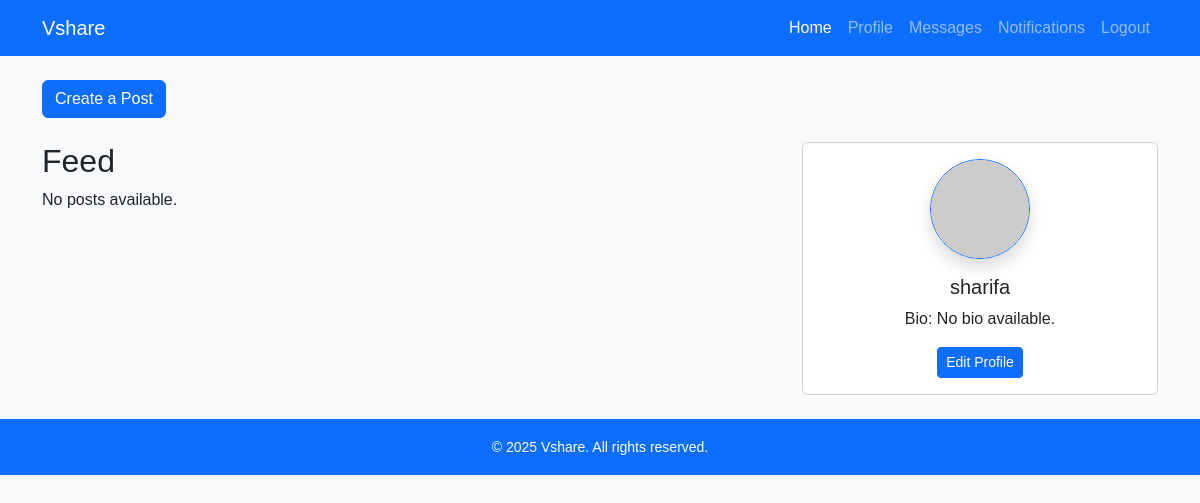
Page / (signed in) on the earlier database version.
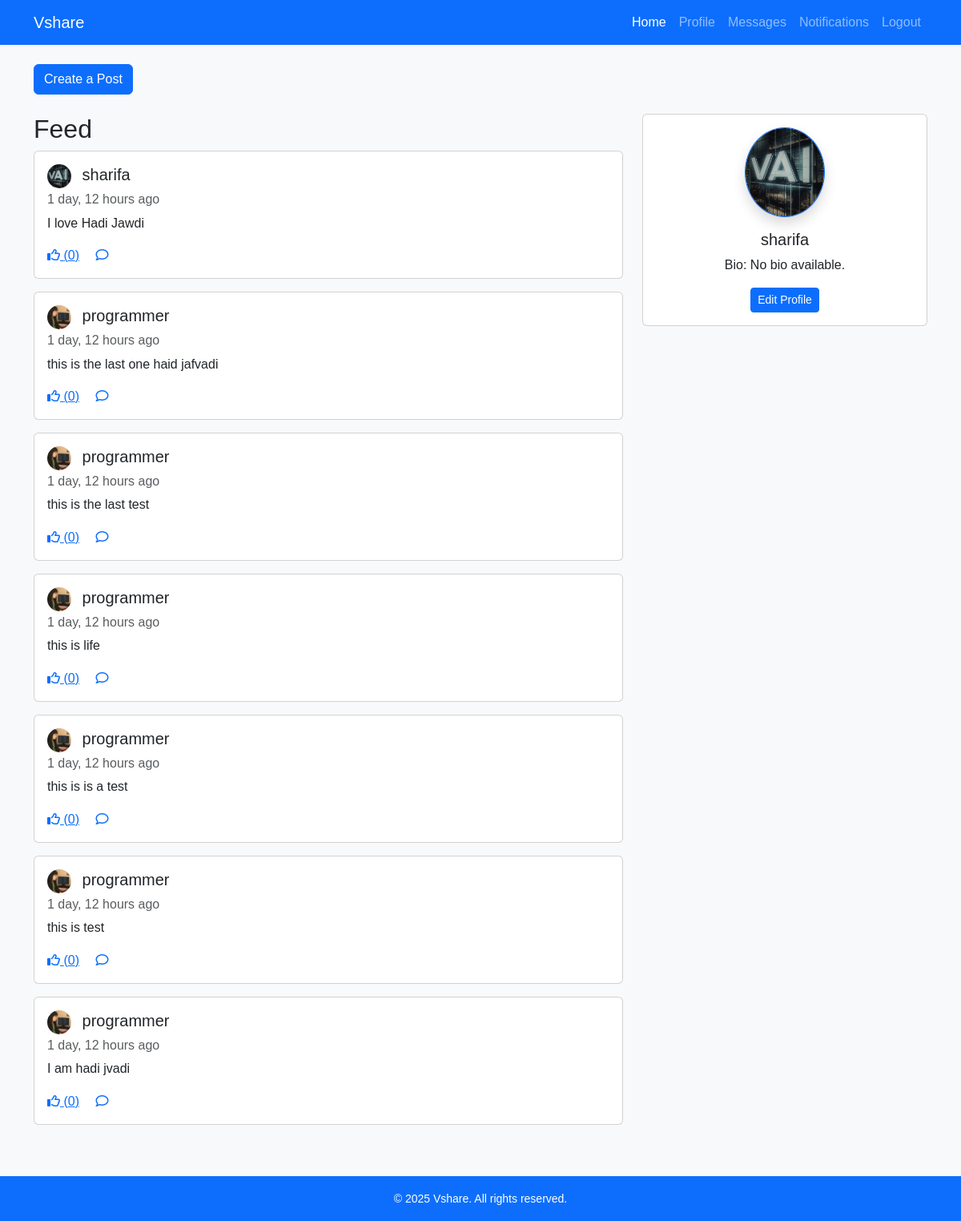
Same page on the later database version.
### main/models_post_like_fixed.py (models this page shows, shortened)
class Post(models.Model):
    author = models.ForeignKey(User, on_delete=models.CASCADE, related_name='posts')
    content = models.TextField()
    created_at = models.DateTimeField(auto_now_add=True)
    likes = models.ManyToManyField(User, related_name='liked_posts', blank=True)
    def total_likes(self):
        return self.likes.count()

### main/models.py (models this page shows, shortened)
class UserProfile(models.Model):
    user = models.OneToOneField(User, on_delete=models.CASCADE, related_name='profile')
    bio = models.TextField(blank=True)
    joined = models.DateTimeField(auto_now_add=True)
    profile_image = models.ImageField(upload_to='profile_images/', blank=True, null=True)

### main/views_post_like.py (the view)
# urls.py: path('', views_post_like.home, name='home'),
@login_required
def home(request):
    user = request.user
    try:
        profile = user.profile
    except UserProfile.DoesNotExist:
        profile = None
    posts = Post.objects.select_related('author__profile').all().order_by('-created_at')
    for post in posts:
        post.user_has_liked = post.likes.filter(id=user.id).exists()
    post_form = PostForm()
    return render(request, 'index_post_like_comment_v2.html', {'profile': profile, 'posts': posts, 'post_form': post_form})

### main/context_processors.py (called while the page is built)
def unread_message_count(request):
    if request.user.is_authenticated:
        count = Message.objects.filter(receiver=request.user, is_read=False).count()
    else:
        count = 0
    return {'unread_message_count': count}

### templates/index_post_like_comment_v2.html (shortened to what this page needs)
{% extends "base.html" %}
{% load static %}
{% block content %}
    <div class="row">
        <div class="col-lg-8 mb-4">
            <a href="{% url 'create_post' %}" class="btn btn-primary">Create a Post</a>
        </div>
        <div id="posts-feed" class="col-lg-8 mb-4">
            <h2>Feed</h2>
            {% for post in posts %}
            <div class="post card mb-3" data-post-id="{{ post.id }}">
                <div class="card-body">
                    <h5 class="card-title">
                        {% if post.author.profile and post.author.profile.profile_image %}
                            <img src="{{ post.author.profile.profile_image.url }}" alt="Profile Image" class="rounded-circle" style="width: 30px; height: 30px; object-fit: cover; margin-right: 8px; vertical-align: middle;">
                        {% else %}
                            <img src="https://via.placeholder.com/30" alt="Profile Image" class="rounded-circle" style="width: 30px; height: 30px; object-fit: cover; margin-right: 8px; vertical-align: middle;">
                        {% endif %}
                        {{ post.author.username }}
                    </h5>
                    <h6 class="card-subtitle mb-2 text-muted">{{ post.created_at|timesince }} ago</h6>
                    <p class="card-text">{{ post.content }}</p>
<button type="button" class="btn btn-link card-link like-button" style="padding: 0; border: none; background: none;" data-liked="{% if post.user_has_liked %}True{% else %}False{% endif %}">
    <i class="fa{% if post.user_has_liked %}s{% else %}r{% endif %} fa-thumbs-up icon-like"></i> (<span class="like-count">{{ post.total_likes }}</span>)
</button>
<button type="button" class="btn btn-link card-link comment-toggle" style="padding: 0; border: none; background: none;">
    <i class="fa-regular fa-comment icon-comment"></i>
</button>
                </div>
            </div>
            {% empty %}
            <p>No posts available.</p>
            {% endfor %}
        </div>
        <div class="col-lg-4">
            <div class="card sticky-top" style="top: 80px;">
                <div class="card-body text-center">
                    {% if profile and profile.profile_image %}
                        <img src="{{ profile.profile_image.url }}" alt="User Avatar" class="rounded-circle img-fluid mb-3 border border-primary shadow" style="max-width: 100px; height: auto;" />
                    {% else %}
                        <img src="https://via.placeholder.com/100" alt="User Avatar" class="rounded-circle img-fluid mb-3 border border-primary shadow" style="max-width: 100px; height: auto;" />
                    {% endif %}
                    <h5 class="card-title">{{ user.username }}</h5>
                    <p class="card-text">Bio: {{ profile.bio|default:"No bio available." }}</p>
                    <a href="{% url 'profile_edit' %}" class="btn btn-primary btn-sm">Edit Profile</a>
                </div>
            </div>
        </div>
    </div>
    <link rel="stylesheet" href="{% static 'styles.css' %}">
{% endblock %}

Differences in the rows shown:
added Post: author.profile.profile_image (picture), author.username "sharifa", created_at "1 day, 12 hours", content "I love Hadi Jawdi", total_likes "0"
added Post: author.profile.profile_image (picture), author.username "programmer", created_at "1 day, 12 hours", content "this is the last one haid jafvadi", total_likes "0"
added Post: author.profile.profile_image (picture), author.username "programmer", created_at "1 day, 12 hours", content "this is the last test", total_likes "0"
added Post: author.profile.profile_image (picture), author.username "programmer", created_at "1 day, 12 hours", content "this is life", total_likes "0"
added Post: author.profile.profile_image (picture), author.username "programmer", created_at "1 day, 12 hours", content "this is is a test", total_likes "0"
added Post: author.profile.profile_image (picture), author.username "programmer", created_at "1 day, 12 hours", content "this is test", total_likes "0"
added Post: author.profile.profile_image (picture), author.username "programmer", created_at "1 day, 12 hours", content "I am hadi jvadi", total_likes "0"
added UserProfile: profile_image (picture), bio "No bio available."
Other differences:
{{ profile.bio|default:"No bio available." }}: "No bio available." → (not shown)
text no longer shown: "No posts available."
